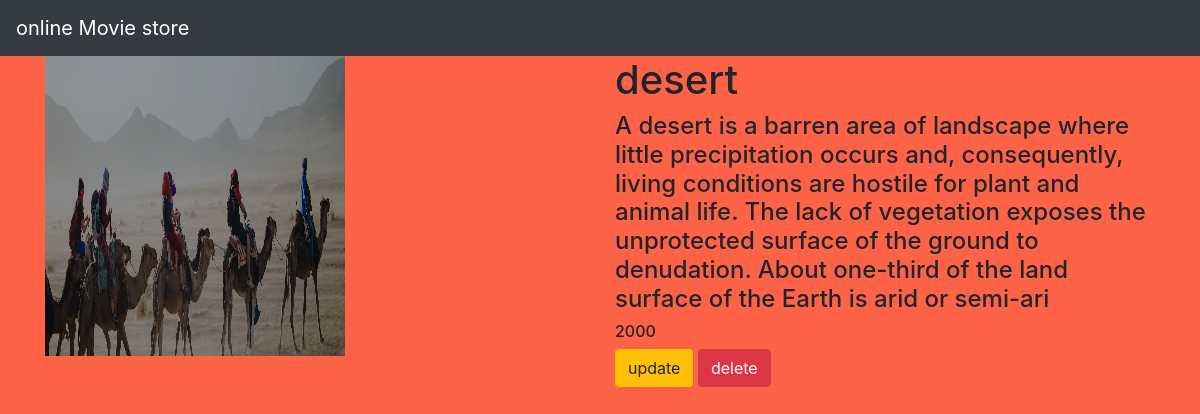
/movie/3/, run on the app's committed database.
### movieapp/models.py (models this page shows, shortened)
class Movie(models.Model):
    name=models.CharField(max_length=250)
    desc=models.TextField()
    year=models.IntegerField()
    img=models.ImageField(upload_to='gallery')

### movieapp/views.py (the view)
# urls.py: path('movie/<int:movie_id>/',views.detail,name='detail'),
def detail(request,movie_id):
    movie= Movie.objects.get(id=movie_id)
    return render(request,'detail.html',{'movie':movie})

### templates/detail.html (shortened to what this page needs)
{% extends 'base.html' %}
<div class="container">
    <div class="row">
        <div class="col-md-6">
            <img src="{{movie.img.url}}" width="300" height="300">
        </div>
 <div class="col-md-6">
   <h1>  {{movie.name}}</h1>
    <h4> {{movie.desc}}</h4>
    <h6> {{movie.year}}</h6>
     <a class="btn btn-warning" href="{% url 'movieapp:update' movie.id}"> update</a>
     <a class="btn btn-danger" href="{% url 'movieapp:delete' movie.id}"> delete</a>
 </div>
</div>
</div>

### static/style.css (style rules this page uses)
body { background-color:tomato; }

### data on the page
Movie: img (picture), name "desert", desc "A desert is a barren area of landscape where little precipitation occurs and, consequently, living conditions are hostile for plant and animal life. The lack of vegetation exposes the unprotected surface of the ground to denudation. About one-third of the land surface of the Earth is arid or semi-ari", year "2000"
